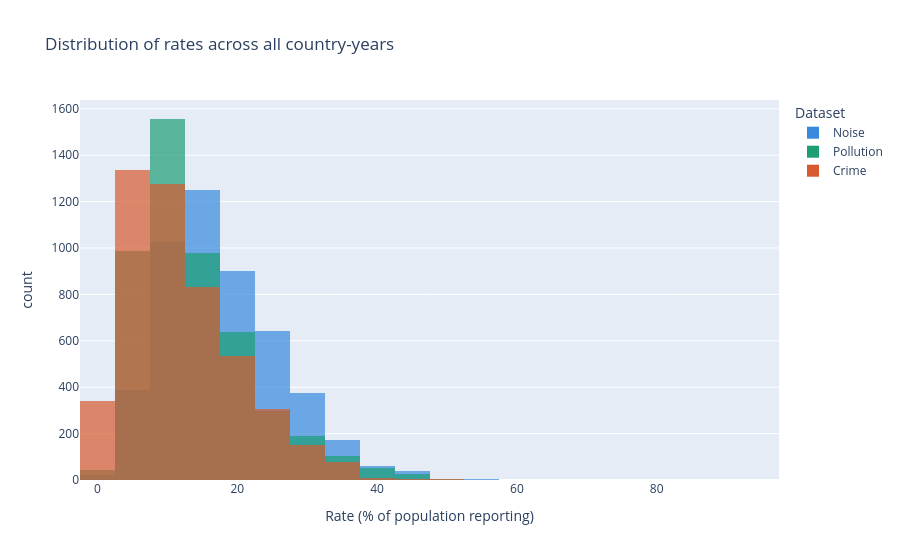
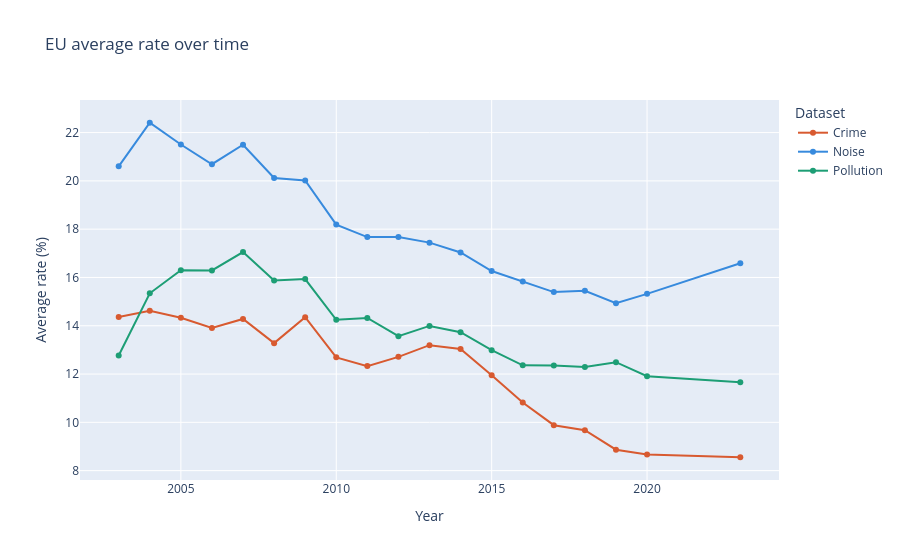
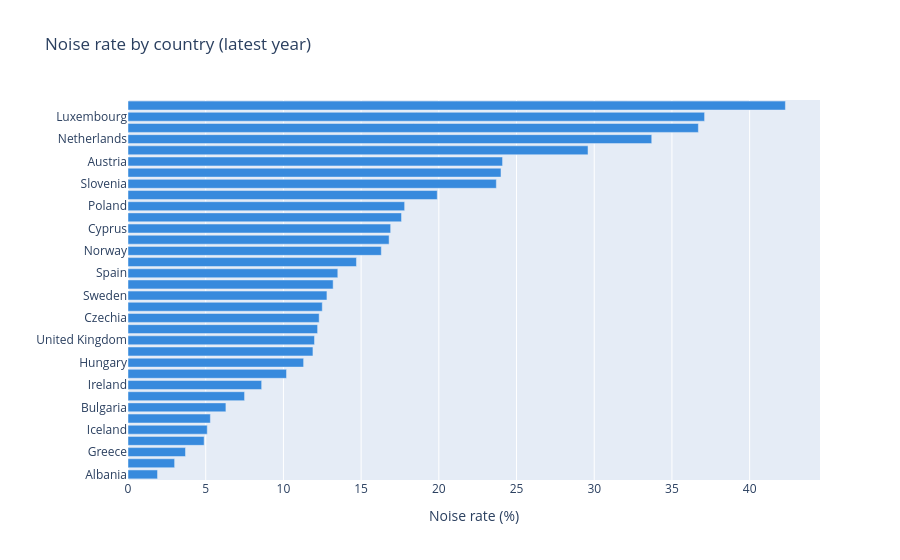
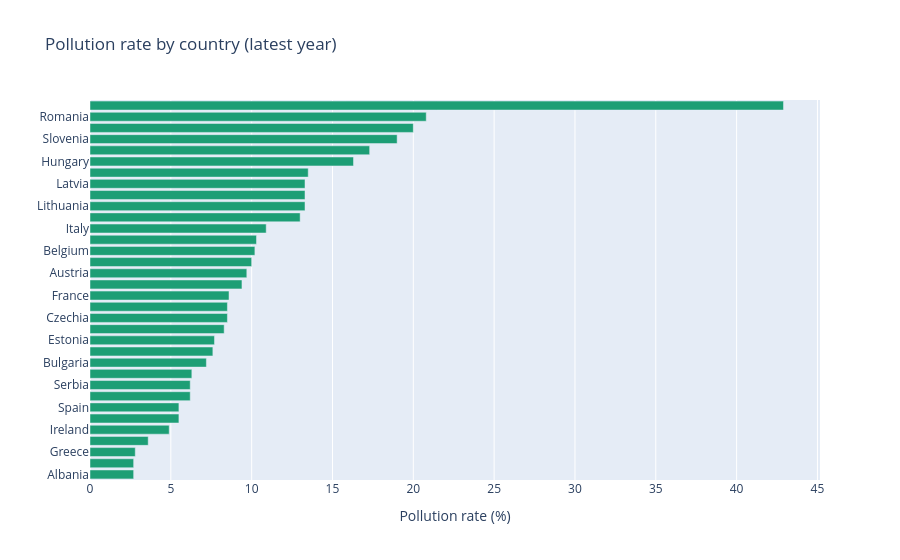

The cell these charts' notebook holds for them, in order:
### Markdown cell above
## Initial Data Visualizations

### Code cell
import pandas as pd
import plotly.express as px

# load raw CSVs
df_noise = pd.read_csv('noise.csv')
df_pollution = pd.read_csv('pollution.csv')
df_crime = pd.read_csv('crime.csv')
df_hpi = pd.read_csv('hpi.csv')

# standardise column names
for df in [df_noise, df_pollution, df_crime, df_hpi]:
    df.rename(columns={'time': 'year'}, inplace=True)

# drop EU aggregates and nulls
for df in [df_noise, df_pollution, df_crime, df_hpi]:
    df.drop(df[df['geo'].str[0:4] == 'Euro'].index, inplace=True)
    df.dropna(subset=['value'], inplace=True)
    df['year'] = df['year'].astype(int)
    df['value'] = df['value'].astype(float)

# label each dataset
df_noise['dataset'] = 'Noise'
df_pollution['dataset'] = 'Pollution'
df_crime['dataset'] = 'Crime'


# plot 1: distribution of values for each dataset

df_all = pd.concat([df_noise, df_pollution, df_crime], ignore_index=True)

fig1 = px.histogram(
    df_all, x='value', color='dataset', barmode='overlay',
    nbins=30, opacity=0.7,
    title='Distribution of rates across all country-years',
    labels={'value': 'Rate (% of population reporting)', 'dataset': 'Dataset'},
    color_discrete_map={'Noise': '#378ADD', 'Pollution': '#1D9E75', 'Crime': '#D85A30'}
)
fig1.show()
fig1.write_html('distribution.html', full_html=False, include_plotlyjs='cdn')


# plot 2: EU average trend over time per dataset

eu_trend = df_all.groupby(['dataset', 'year'])['value'].mean().reset_index()

fig2 = px.line(
    eu_trend, x='year', y='value', color='dataset',
    markers=True,
    title='EU average rate over time',
    labels={'value': 'Average rate (%)', 'year': 'Year', 'dataset': 'Dataset'},
    color_discrete_map={'Noise': '#378ADD', 'Pollution': '#1D9E75', 'Crime': '#D85A30'}
)
fig2.show()
fig2.write_html('eu_trend.html', full_html=False, include_plotlyjs='cdn')

# plot 3: average rate by country for each dataset (latest year)

for df, label, color in [
    (df_noise,     'Noise',      '#378ADD'),
    (df_pollution, 'Pollution',  '#1D9E75'),
    (df_crime,     'Crime',      '#D85A30'),
]:
    latest = (
        df.sort_values('year', ascending=False)
        .groupby('geo', as_index=False)['value']
        .first()
        .sort_values('value')
    )
    fig = px.bar(
        latest, x='value', y='geo', orientation='h',
        title=f'{label} rate by country (latest year)',
        labels={'value': f'{label} rate (%)', 'geo': ''},
        color_discrete_sequence=[color]
    )
    fig.show()
    fig.write_html(f'{label.lower()}_rate.html', full_html=False, include_plotlyjs='cdn')

# plot 4: rate distribution by degree of urbanisation (boxplot)

for df, label, color in [
    (df_noise,     'Noise',      '#378ADD'),
    (df_pollution, 'Pollution',  '#1D9E75'),
    (df_crime,     'Crime',      '#D85A30'),
]:
    urb_col = [c for c in df.columns if 'urb' in c.lower() or 'degurba' in c.lower()]
    if urb_col:
        fig = px.box(
            df, x=urb_col[0], y='value',
            title=f'{label} rate by degree of urbanisation',
            labels={'value': f'{label} rate (%)', urb_col[0]: 'Urbanisation'},
            color=urb_col[0]
        )
        fig.show()
        fig.write_html(f'{label.lower()}_urbanisation.html', full_html=False, include_plotlyjs='cdn')

# plot 5: HPI trend over time by country

# filter to total purchase type
hpi_total = df_hpi[df_hpi['purchase'].str.lower().str.contains('total', na=False)].copy() \
            if 'purchase' in df_hpi.columns else df_hpi.copy()

hpi_trend = hpi_total.groupby(['geo', 'year'])['value'].mean().reset_index()

fig5 = px.line(
    hpi_trend, x='year', y='value', color='geo',
    title='House price index over time by country',
    labels={'value': 'HPI (2010=100)', 'year': 'Year', 'geo': 'Country'}
)
fig5.update_traces(opacity=0.6)
fig5.show()
fig5.write_html('hpi_trend.html', full_html=False, include_plotlyjs='cdn')

### Figure 1 — Plotly figure (JSON) as saved in the notebook; plotly's stock layout.template omitted (floating-point values rounded to 4 significant figures; data arrays with more than 128 entries replaced by an {"elided": "..."} marker saying what was removed)
{"data": [{"bingroup": "x", "hovertemplate": "Dataset=Noise<br>Rate (% of population reporting)=%{x}<br>count=%{y}<extra></extra>", "legendgroup": "Noise", "marker": {"color": "#378ADD", "opacity": 0.7, "pattern": {"shape": ""}}, "name": "Noise", "nbinsx": 30, "orientation": "v", "showlegend": true, "type": "histogram", "x": {"elided": "4879 float values"}, "xaxis": "x", "yaxis": "y"}, {"bingroup": "x", "hovertemplate": "Dataset=Pollution<br>Rate (% of population reporting)=%{x}<br>count=%{y}<extra></extra>", "legendgroup": "Pollution", "marker": {"color": "#1D9E75", "opacity": 0.7, "pattern": {"shape": ""}}, "name": "Pollution", "nbinsx": 30, "orientation": "v", "showlegend": true, "type": "histogram", "x": {"elided": "4879 float values"}, "xaxis": "x", "yaxis": "y"}, {"bingroup": "x", "hovertemplate": "Dataset=Crime<br>Rate (% of population reporting)=%{x}<br>count=%{y}<extra></extra>", "legendgroup": "Crime", "marker": {"color": "#D85A30", "opacity": 0.7, "pattern": {"shape": ""}}, "name": "Crime", "nbinsx": 30, "orientation": "v", "showlegend": true, "type": "histogram", "x": {"elided": "4870 float values"}, "xaxis": "x", "yaxis": "y"}], "layout": {"barmode": "overlay", "legend": {"title": {"text": "Dataset"}, "tracegroupgap": 0}, "title": {"text": "Distribution of rates across all country-years"}, "xaxis": {"anchor": "y", "domain": [0, 1], "title": {"text": "Rate (% of population reporting)"}}, "yaxis": {"anchor": "x", "domain": [0, 1], "title": {"text": "count"}}}}

### Figure 2 — Plotly figure (JSON) as saved in the notebook; plotly's stock layout.template omitted (floating-point values rounded to 4 significant figures)
{"data": [{"hovertemplate": "Dataset=Crime<br>Year=%{x}<br>Average rate (%)=%{y}<extra></extra>", "legendgroup": "Crime", "line": {"color": "#D85A30", "dash": "solid"}, "marker": {"symbol": "circle"}, "mode": "lines+markers", "name": "Crime", "orientation": "v", "showlegend": true, "type": "scatter", "x": [2003, 2004, 2005, 2006, 2007, 2008, 2009, 2010, 2011, 2012, 2013, 2014, 2015, 2016, 2017, 2018, 2019, 2020, 2023], "xaxis": "x", "y": [14.36, 14.62, 14.33, 13.91, 14.28, 13.28, 14.35, 12.69, 12.33, 12.71, 13.2, 13.04, 11.95, 10.82, 9.882, 9.675, 8.868, 8.664, 8.554], "yaxis": "y"}, {"hovertemplate": "Dataset=Noise<br>Year=%{x}<br>Average rate (%)=%{y}<extra></extra>", "legendgroup": "Noise", "line": {"color": "#378ADD", "dash": "solid"}, "marker": {"symbol": "circle"}, "mode": "lines+markers", "name": "Noise", "orientation": "v", "showlegend": true, "type": "scatter", "x": [2003, 2004, 2005, 2006, 2007, 2008, 2009, 2010, 2011, 2012, 2013, 2014, 2015, 2016, 2017, 2018, 2019, 2020, 2023], "xaxis": "x", "y": [20.6, 22.41, 21.51, 20.69, 21.5, 20.12, 20.02, 18.19, 17.67, 17.67, 17.44, 17.04, 16.27, 15.84, 15.39, 15.45, 14.94, 15.32, 16.59], "yaxis": "y"}, {"hovertemplate": "Dataset=Pollution<br>Year=%{x}<br>Average rate (%)=%{y}<extra></extra>", "legendgroup": "Pollution", "line": {"color": "#1D9E75", "dash": "solid"}, "marker": {"symbol": "circle"}, "mode": "lines+markers", "name": "Pollution", "orientation": "v", "showlegend": true, "type": "scatter", "x": [2003, 2004, 2005, 2006, 2007, 2008, 2009, 2010, 2011, 2012, 2013, 2014, 2015, 2016, 2017, 2018, 2019, 2020, 2023], "xaxis": "x", "y": [12.77, 15.34, 16.3, 16.29, 17.05, 15.88, 15.93, 14.25, 14.32, 13.57, 13.99, 13.73, 12.99, 12.36, 12.35, 12.29, 12.49, 11.91, 11.66], "yaxis": "y"}], "layout": {"legend": {"title": {"text": "Dataset"}, "tracegroupgap": 0}, "title": {"text": "EU average rate over time"}, "xaxis": {"anchor": "y", "domain": [0, 1], "title": {"text": "Year"}}, "yaxis": {"anchor": "x", "domain": [0, 1], "title": {"text": "Average rate (%)"}}}}

### Figure 3 — Plotly figure (JSON) as saved in the notebook; plotly's stock layout.template omitted (floating-point values rounded to 4 significant figures)
{"data": [{"hovertemplate": "Noise rate (%)=%{x}<br>=%{y}<extra></extra>", "legendgroup": "", "marker": {"color": "#378ADD", "pattern": {"shape": ""}}, "name": "", "orientation": "h", "showlegend": false, "textposition": "auto", "type": "bar", "x": [1.9, 3.0, 3.7, 4.9, 5.1, 5.3, 6.3, 7.5, 8.6, 10.2, 11.3, 11.9, 12.0, 12.2, 12.3, 12.5, 12.8, 13.2, 13.5, 14.7, 16.3, 16.8, 16.9, 17.6, 17.8, 19.9, 23.7, 24.0, 24.1, 29.6, 33.7, 36.7, 37.1, 42.3], "xaxis": "x", "y": ["Albania", "North Macedonia", "Greece", "Croatia", "Iceland", "Serbia", "Bulgaria", "Estonia", "Ireland", "Denmark", "Hungary", "France", "United Kingdom", "Slovakia", "Czechia", "Belgium", "Sweden", "Italy", "Spain", "Latvia", "Norway", "Germany", "Cyprus", "Lithuania", "Poland", "Romania", "Slovenia", "Switzerland", "Austria", "Finland", "Netherlands", "Malta", "Luxembourg", "Portugal"], "yaxis": "y"}], "layout": {"barmode": "relative", "legend": {"tracegroupgap": 0}, "title": {"text": "Noise rate by country (latest year)"}, "xaxis": {"anchor": "y", "domain": [0, 1], "title": {"text": "Noise rate (%)"}}, "yaxis": {"anchor": "x", "domain": [0, 1], "title": {"text": ""}}}}

### Figure 4 — Plotly figure (JSON) as saved in the notebook; plotly's stock layout.template omitted (floating-point values rounded to 4 significant figures)
{"data": [{"hovertemplate": "Pollution rate (%)=%{x}<br>=%{y}<extra></extra>", "legendgroup": "", "marker": {"color": "#1D9E75", "pattern": {"shape": ""}}, "name": "", "orientation": "h", "showlegend": false, "textposition": "auto", "type": "bar", "x": [2.7, 2.7, 2.8, 3.6, 4.9, 5.5, 5.5, 6.2, 6.2, 6.3, 7.2, 7.6, 7.7, 8.3, 8.5, 8.5, 8.6, 9.4, 9.7, 10.0, 10.2, 10.3, 10.9, 13.0, 13.3, 13.3, 13.3, 13.5, 16.3, 17.3, 19.0, 20.0, 20.8, 42.9], "xaxis": "x", "y": ["Albania", "Croatia", "Greece", "Cyprus", "Ireland", "North Macedonia", "Spain", "Sweden", "Serbia", "Denmark", "Bulgaria", "Slovakia", "Estonia", "Iceland", "Czechia", "Germany", "France", "United Kingdom", "Austria", "Norway", "Belgium", "Switzerland", "Italy", "Poland", "Lithuania", "Finland", "Latvia", "Luxembourg", "Hungary", "Netherlands", "Slovenia", "Portugal", "Romania", "Malta"], "yaxis": "y"}], "layout": {"barmode": "relative", "legend": {"tracegroupgap": 0}, "title": {"text": "Pollution rate by country (latest year)"}, "xaxis": {"anchor": "y", "domain": [0, 1], "title": {"text": "Pollution rate (%)"}}, "yaxis": {"anchor": "x", "domain": [0, 1], "title": {"text": ""}}}}
